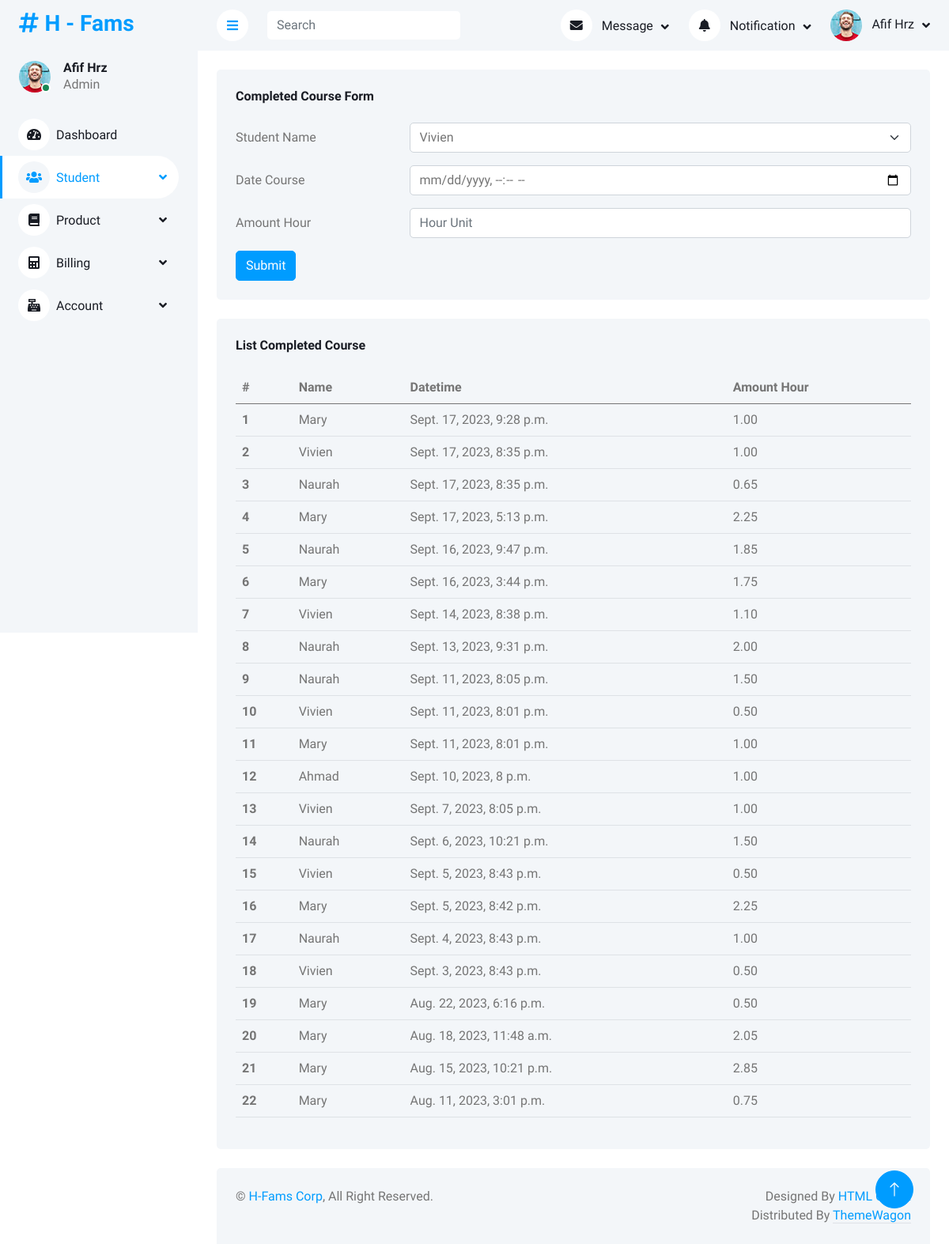
/student/completedcourse/ (signed in), run on an earlier commit of the app's database.
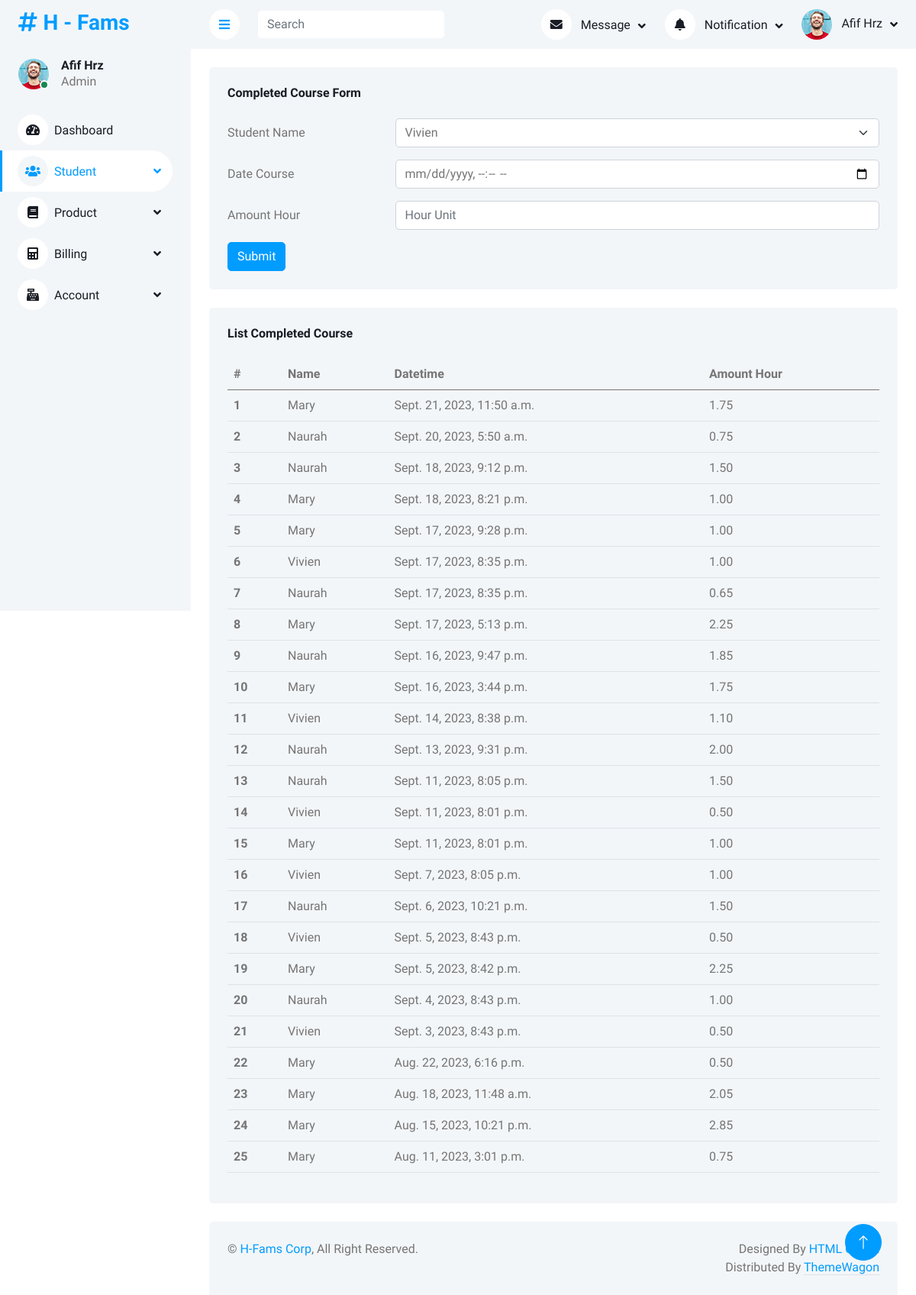
And on a later commit of the database.
### student/models.py (models this page shows)
class std_trx_course(models.Model):
    std_trx_id = models.ForeignKey(std_trx, on_delete=models.RESTRICT, db_column="STD_TRX_ID")
    date_time = models.DateTimeField(default=timezone.now, blank=True, db_column="DATETIME")
    amount_hour = models.DecimalField(db_column="AMOUNT_HOUR", decimal_places=2, max_digits=4)
    validuntil = models.DateField(blank=True, null=True, db_column="VALID_UNTIL")
    date_created = models.DateField(default=timezone.now, blank=True, db_column="DATE_CREATED")
    created_by = models.CharField(max_length=30, db_column="CREATED_BY")
    date_modified = models.DateField(blank=True, null=True, db_column="DATE_MODIFIED")
    modified_by = models.CharField(max_length=30, blank=True, null=True, db_column="MODIFIED_BY")
    class Meta:
        db_table = 'STD_TRX_COURSE'

### student/views.py (the view, shortened to what this page needs)
# urls.py: path('completedcourse/', views.completedcourse_view, name='completedcourse'),
@login_required(login_url='/login')
def completedcourse_view(request):
    datastd = std_mst.objects.raw('''SELECT * FROM STD_MST where ID in (SELECT st.STD_MST_ID FROM STD_TRX st
	JOIN STD_MST sm ON sm.ID = st.STD_MST_ID
	WHERE sm.VALID_UNTIL ISNULL)''')
    data_trx = std_trx_course.objects.raw('''SELECT stc.ID, sm.NAME, stc.DATETIME, stc.AMOUNT_HOUR FROM STD_TRX_COURSE stc
	left join STD_TRX st on stc.STD_TRX_ID = st.id
	left join STD_MST sm on st.STD_MST_ID =sm.ID
	WHERE stc.ID not in (SELECT STD_TRX_COURSE_ID FROM BLL_TRX_BILL_ITEM btbi
	left join BLL_TRX_BILLING btb on btbi .BLL_TRX_BILLING_ID = btb.ID
	where btb.INVOICE_STATUS = 1)
    AND sm.VALID_UNTIL isnull
	ORDER BY DATETIME DESC''')
    context = {
        'title':'H - Completed Course',
        'dashboard_active':'Student',
        'data_std':datastd,
        'data_trxcourse':data_trx
        }
    return render(request, 'student/completedcourse_view.html', context)

### student/templates/student/completedcourse_view.html (shortened to what this page needs)
{% extends 'base_site.html' %}
{% load static %}
{% block content %}
<div class="container-fluid pt-4 px-4">
    <div class="row g-4">
        <form action="/student/completedcourse/" method="post">{% csrf_token %}
        <div class="col-sm-12 col-xl-12">
            <div class="bg-light rounded h-100 p-4">
                <h6 class="mb-4">Completed Course Form</h6>
                    <div class="row mb-3">
                        <label for="inputNameStudent" class="col-sm-3 col-form-label">Student Name</label>
                        <div class="col-sm-9">
                            <select class="form-select" id="inputNameStudent" name="inputNameStudent" required=True>
                                {% for option in data_std %}
                                    <option value={{option.id}}>{{option.name}}</option>
                                {% endfor %}
                            </select>
                        </div>
                    </div>
                    <div class="row mb-3">
                        <label for="inputDate" class="col-sm-3 col-form-label">Date Course</label>
                        <div class="col-sm-9">
                            <input type="datetime-local" class="form-control" id="inputDate" name="inputDate" required=True>
                        </div>
                    </div>
                    <div class="row mb-3">
                        <label for="inputAmountHour" class="col-sm-3 col-form-label">Amount Hour</label>
                        <div class="col-sm-9">
                            <input type="number" class="form-control" id="inputAmountHour" name="inputAmountHour" step=0.05 placeholder="Hour Unit" required=True>
                        </div>
                    </div>
                    <button type="submit" class="btn btn-primary">Submit</button>
            </div>
        </div>
        </form>
        <div class="col-sm-12 col-xl-12">
            <div class="bg-light rounded h-100 p-4">
                <h6 class="mb-4">List Completed Course</h6>
                <table class="table table-hover">
                    <thead>
                        <tr>
                            <th scope="col">#</th>
                            <th scope="col">Name</th>
                            <th scope="col">Datetime</th>
                            <th scope="col">Amount Hour</th>
                        </tr>
                    </thead>
                    <tbody>
                        {% for data in data_trxcourse %}
                        <tr>
                            <th scope="row">{{forloop.counter}}</th>
                            <td>{{data.NAME}}</td>
                            <td>{{data.date_time}}</td>
                            <td>{{data.amount_hour}}</td>
                        </tr>
                        {% endfor %}
                    </tbody>
                </table>
            </div>
        </div>
    </div>
</div>
{% endblock content %}

What changed in the data, as far as the page shows it:
no longer on this page (row unchanged): std_trx_course: NAME "Ahmad", date_time "Sept. 10, 2023, 8 p.m.", amount_hour "1.00"
added std_trx_course: NAME "Mary", date_time "Sept. 21, 2023, 11:50 a.m.", amount_hour "1.75"
added std_trx_course: NAME "Naurah", date_time "Sept. 20, 2023, 5:50 a.m.", amount_hour "0.75"
added std_trx_course: NAME "Naurah", date_time "Sept. 18, 2023, 9:12 p.m.", amount_hour "1.50"
added std_trx_course: NAME "Mary", date_time "Sept. 18, 2023, 8:21 p.m.", amount_hour "1.00"
